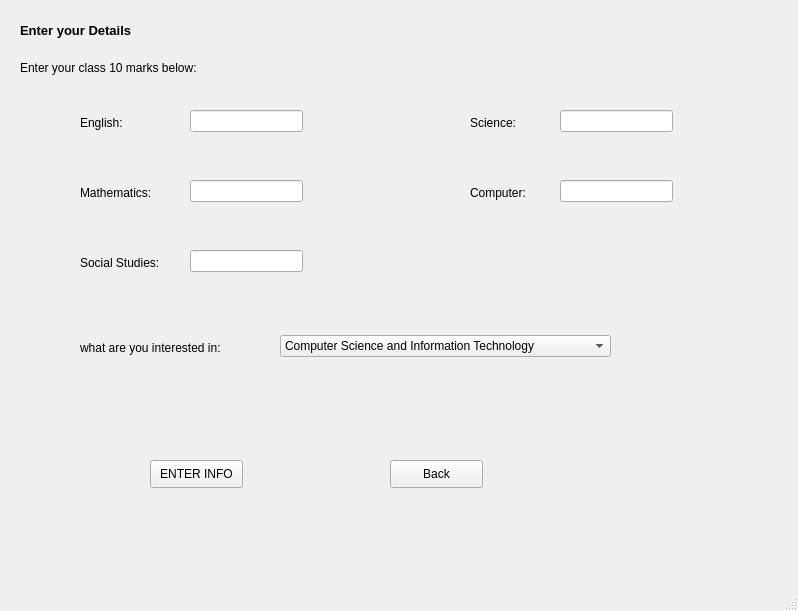
<?xml version="1.0" encoding="UTF-8"?>
<ui version="4.0">
 <class>MainWindow</class>
 <widget class="QMainWindow" name="MainWindow">
  <property name="geometry">
   <rect>
    <x>0</x>
    <y>0</y>
    <width>798</width>
    <height>611</height>
   </rect>
  </property>
  <property name="windowTitle">
   <string>MainWindow</string>
  </property>
  <widget class="QWidget" name="centralwidget">
   <widget class="QPushButton" name="pushButton">
    <property name="geometry">
     <rect>
      <x>150</x>
      <y>460</y>
      <width>93</width>
      <height>28</height>
     </rect>
    </property>
    <property name="text">
     <string>ENTER INFO</string>
    </property>
   </widget>
   <widget class="QPushButton" name="pushButton_2">
    <property name="geometry">
     <rect>
      <x>390</x>
      <y>460</y>
      <width>93</width>
      <height>28</height>
     </rect>
    </property>
    <property name="text">
     <string>Back</string>
    </property>
   </widget>
   <widget class="QLabel" name="label">
    <property name="geometry">
     <rect>
      <x>20</x>
      <y>10</y>
      <width>171</width>
      <height>41</height>
     </rect>
    </property>
    <property name="font">
     <font>
      <pointsize>10</pointsize>
      <weight>75</weight>
      <bold>true</bold>
     </font>
    </property>
    <property name="text">
     <string>Enter your Details</string>
    </property>
   </widget>
   <widget class="QLabel" name="label_2">
    <property name="geometry">
     <rect>
      <x>80</x>
      <y>115</y>
      <width>71</width>
      <height>16</height>
     </rect>
    </property>
    <property name="text">
     <string>English:</string>
    </property>
   </widget>
   <widget class="QLineEdit" name="lineEdit">
    <property name="geometry">
     <rect>
      <x>190</x>
      <y>110</y>
      <width>113</width>
      <height>22</height>
     </rect>
    </property>
   </widget>
   <widget class="QLabel" name="label_3">
    <property name="geometry">
     <rect>
      <x>80</x>
      <y>185</y>
      <width>81</width>
      <height>16</height>
     </rect>
    </property>
    <property name="text">
     <string>Mathematics:</string>
    </property>
   </widget>
   <widget class="QLineEdit" name="lineEdit_2">
    <property name="geometry">
     <rect>
      <x>190</x>
      <y>180</y>
      <width>113</width>
      <height>22</height>
     </rect>
    </property>
   </widget>
   <widget class="QLabel" name="label_4">
    <property name="geometry">
     <rect>
      <x>80</x>
      <y>255</y>
      <width>91</width>
      <height>16</height>
     </rect>
    </property>
    <property name="text">
     <string>Social Studies:</string>
    </property>
   </widget>
   <widget class="QLineEdit" name="lineEdit_3">
    <property name="geometry">
     <rect>
      <x>190</x>
      <y>250</y>
      <width>113</width>
      <height>22</height>
     </rect>
    </property>
   </widget>
   <widget class="QLabel" name="label_5">
    <property name="geometry">
     <rect>
      <x>470</x>
      <y>115</y>
      <width>55</width>
      <height>16</height>
     </rect>
    </property>
    <property name="text">
     <string>Science:</string>
    </property>
   </widget>
   <widget class="QLineEdit" name="lineEdit_4">
    <property name="geometry">
     <rect>
      <x>560</x>
      <y>110</y>
      <width>113</width>
      <height>22</height>
     </rect>
    </property>
   </widget>
   <widget class="QLabel" name="label_6">
    <property name="geometry">
     <rect>
      <x>470</x>
      <y>185</y>
      <width>61</width>
      <height>16</height>
     </rect>
    </property>
    <property name="text">
     <string>Computer:</string>
    </property>
   </widget>
   <widget class="QLineEdit" name="lineEdit_5">
    <property name="geometry">
     <rect>
      <x>560</x>
      <y>180</y>
      <width>113</width>
      <height>22</height>
     </rect>
    </property>
   </widget>
   <widget class="QLabel" name="label_7">
    <property name="geometry">
     <rect>
      <x>80</x>
      <y>340</y>
      <width>171</width>
      <height>16</height>
     </rect>
    </property>
    <property name="text">
     <string>what are you interested in:</string>
    </property>
   </widget>
   <widget class="QLabel" name="label_8">
    <property name="geometry">
     <rect>
      <x>20</x>
      <y>60</y>
      <width>241</width>
      <height>16</height>
     </rect>
    </property>
    <property name="font">
     <font>
      <pointsize>9</pointsize>
     </font>
    </property>
    <property name="text">
     <string>Enter your class 10 marks below:</string>
    </property>
   </widget>
   <widget class="QComboBox" name="comboBox">
    <property name="geometry">
     <rect>
      <x>280</x>
      <y>335</y>
      <width>331</width>
      <height>22</height>
     </rect>
    </property>
    <item>
     <property name="text">
      <string>Computer Science and Information Technology</string>
     </property>
    </item>
    <item>
     <property name="text">
      <string>Mechanical and Electrical</string>
     </property>
    </item>
    <item>
     <property name="text">
      <string>Electronics and Communication</string>
     </property>
    </item>
    <item>
     <property name="text">
      <string>Construction and Design</string>
     </property>
    </item>
    <item>
     <property name="text">
      <string>Hospitality and Event Management</string>
     </property>
    </item>
    <item>
     <property name="text">
      <string>Life Sciences and Environment</string>
     </property>
    </item>
    <item>
     <property name="text">
      <string>Arts and Media</string>
     </property>
    </item>
    <item>
     <property name="text">
      <string>Physical Education and Wellness</string>
     </property>
    </item>
    <item>
     <property name="text">
      <string>FInance, Bussiness and Marketing</string>
     </property>
    </item>
    <item>
     <property name="text">
      <string>Culinary Studies and Cooking</string>
     </property>
    </item>
   </widget>
  </widget>
  <widget class="QMenuBar" name="menubar">
   <property name="geometry">
    <rect>
     <x>0</x>
     <y>0</y>
     <width>798</width>
     <height>26</height>
    </rect>
   </property>
  </widget>
  <widget class="QStatusBar" name="statusbar"/>
 </widget>
 <resources/>
 <connections/>
</ui>
